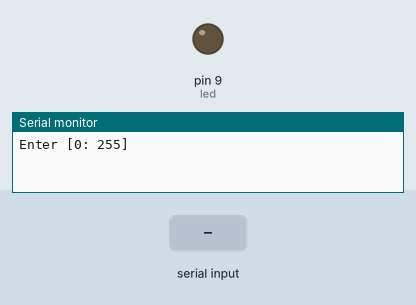
Bench run of a sketch on a simulated Arduino Uno, built with avr-gcc and run on an emulated ATmega328P. On the bench: output pins drawn as LEDs (lit = HIGH), the last lines printed to the serial monitor. The inputs (shaded band) are chosen by the test bench.

Above: at 1.2 s.
1.3 s: "90,45\n" received over Serial
At 2.1 s:
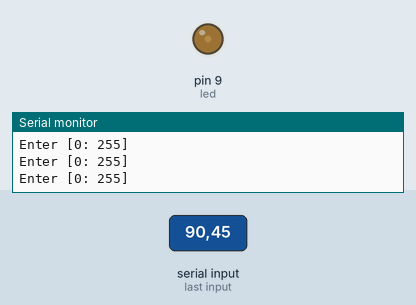
3.8 s: "30,150\n" received over Serial
At 4.6 s:
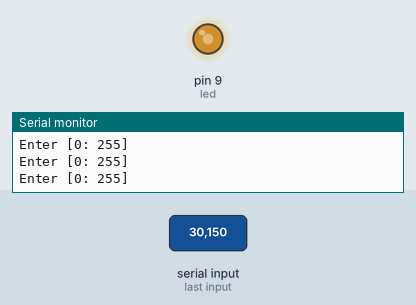
6.3 s: "200\n" received over Serial
At 7.0 s:
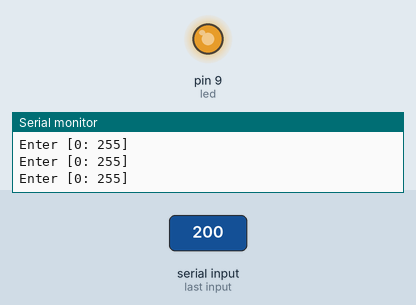
Timing chart, 0 to 9.3 s (numbered marks = the images above; inputs shaded):
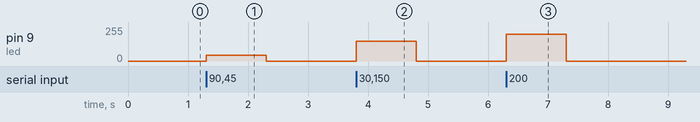

The sketch:

_5-input_from_user.ino
```cpp
int led = 9;

void setup()
{
  Serial.begin(9600);
  pinMode(led, OUTPUT);
}

void loop()
{
  Serial.println("Enter [0: 255]");

  while(!Serial.available()) {
    // Waiting for user Input
  }
  int num = Serial.parseInt();
  analogWrite(led, num);
}
```

Measured:
- after the input at 1.3 s, pin 9 (led): 0/255 → 45/255 at once, → 0/255 1.0 s later
- after the input at 3.8 s, pin 9 (led): 0/255 → 150/255 at once, → 0/255 1.0 s later
- after the input at 6.3 s, pin 9 (led): 0/255 → 200/255 at once, → 0/255 1.0 s later
